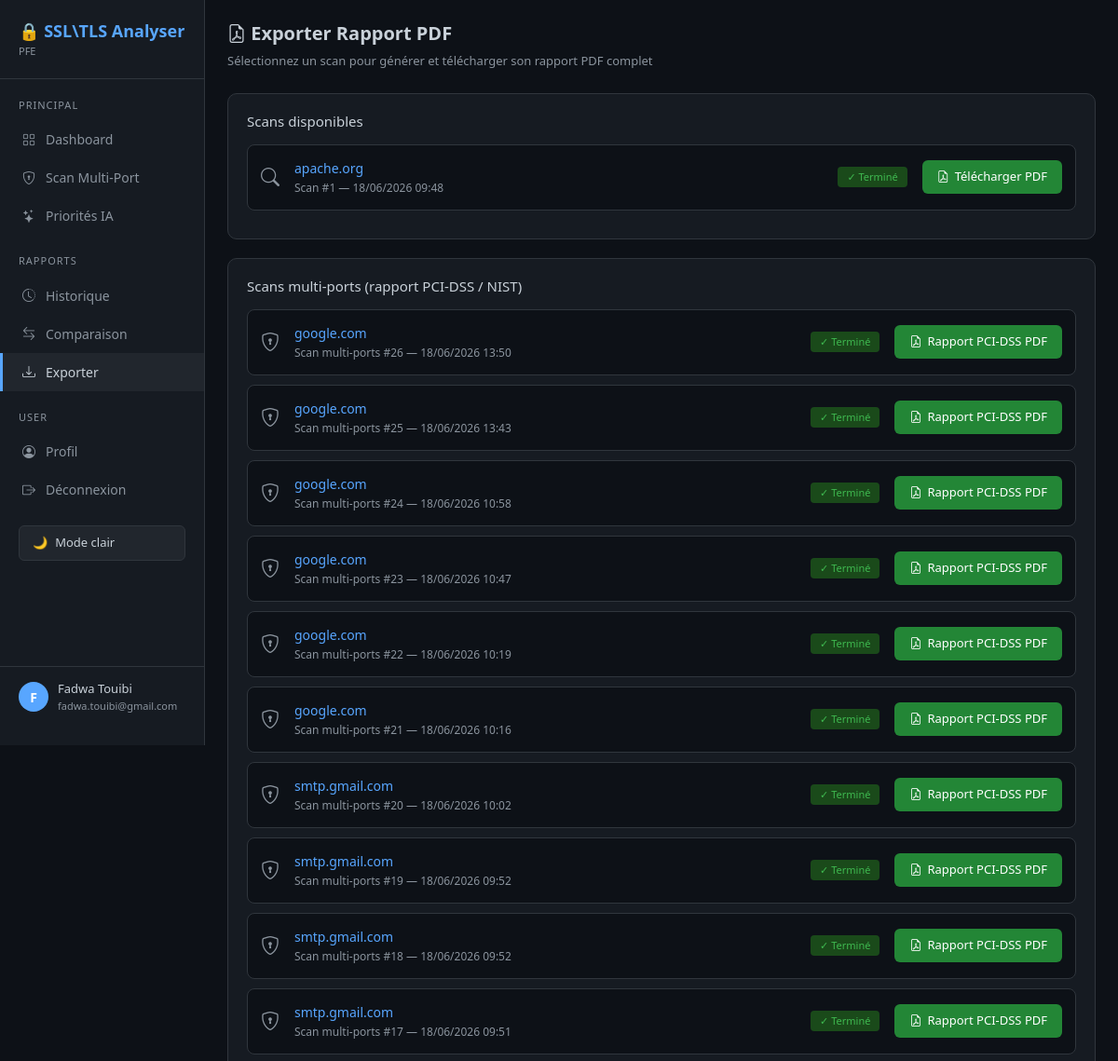
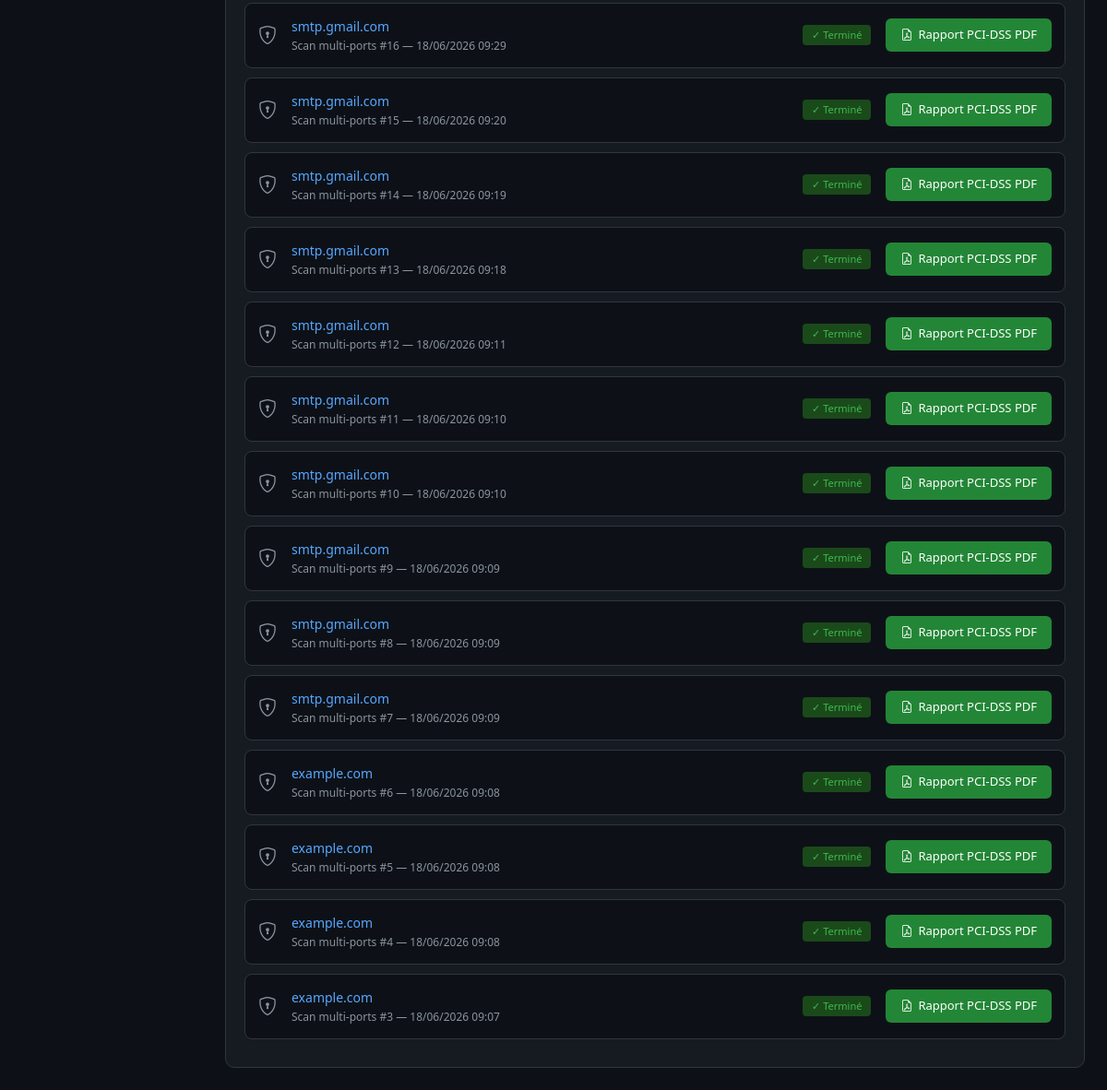
Screenshot of /rapport (signed in) with the database file from the repository (2 pictures, top to bottom).
### models/models.py (models this page shows)
class AnalysteSécurité:
    pass

class Administrateur(AnalysteSécurité, db.Model):
    __tablename__ = 'administrateur'
    id                 = db.Column(db.Integer, primary_key=True)
    nom                = db.Column(db.String(100))
    prenom             = db.Column(db.String(100))
    login              = db.Column(db.String(100), unique=True)
    password           = db.Column(db.String(200))
    email              = db.Column(db.String(100))
    role               = db.Column(db.String(50), nullable=False, default='Analyste de sécurité')
    date_creation      = db.Column(db.DateTime, default=datetime.now)   # ← nouveau
    derniere_connexion = db.Column(db.DateTime, nullable=True)              # ← nouveau
    bloque = db.Column(db.Boolean, default=False)
    nb_tentatives = db.Column(db.Integer, default=0)

class Scan(db.Model):
    __tablename__ = 'scan'
    id                = db.Column(db.Integer, primary_key=True)
    cibleId           = db.Column(db.Integer, db.ForeignKey('cible.id'))
    adminId = db.Column(db.Integer, db.ForeignKey('administrateur.id'))
    administrateur_id = db.Column(db.Integer, db.ForeignKey('administrateur.id'), nullable=True)  # ← nouveau
    dateDebut         = db.Column(db.DateTime, default=datetime.now)
    dateFin           = db.Column(db.DateTime)
    statut            = db.Column(db.String(50))

class ScanMultiPort(db.Model):
    __tablename__ = 'scan_multiport'
    id = db.Column(db.Integer, primary_key=True)
    cible_id = db.Column(db.Integer, db.ForeignKey('cible_multiport.id'), nullable=False)
    statut = db.Column(db.String(50), default='EN_COURS')
    score_risque_global = db.Column(db.Float, nullable=True)
    observation_ia = db.Column(db.Text, nullable=True)
    started_at = db.Column(db.DateTime, default=datetime.utcnow)
    completed_at = db.Column(db.DateTime, nullable=True)

class CibleMultiPort(db.Model):
    __tablename__ = 'cible_multiport'
    id = db.Column(db.Integer, primary_key=True)
    nom = db.Column(db.String(255), nullable=False)
    type_cible = db.Column(db.String(50), default='domaine')
    created_at = db.Column(db.DateTime, default=datetime.utcnow)

### routes/rapport.py (the view)
@rapport_bp.route('/rapport')
def rapport():
    if 'admin_id' not in session:
        return redirect(url_for('auth.login'))
    admin = Administrateur.query.get(session['admin_id'])
    scans_cibles = db.session.query(Scan, Cible).join(
        Cible, Scan.cibleId == Cible.id
    ).filter(Scan.adminId == session['admin_id']).order_by(Scan.dateDebut.desc()).all()
    scans = []
    for scan, cible in scans_cibles:
        scan.cible_url = cible.url
        scan.date      = scan.dateDebut.strftime('%d/%m/%Y %H:%M')
        scans.append(scan)
    from models.models import ScanMultiPort, CibleMultiPort
    scans_mp = []
    for s, c in (db.session.query(ScanMultiPort, CibleMultiPort)
                 .join(CibleMultiPort, ScanMultiPort.cible_id == CibleMultiPort.id)
                 .filter(ScanMultiPort.statut == 'TERMINE')
                 .order_by(ScanMultiPort.started_at.desc()).all()):
        scans_mp.append({'id': s.id, 'cible': c.nom,
                         'date': s.started_at.strftime('%d/%m/%Y %H:%M') if s.started_at else '-'})
    return render_template('rapport.html', scans=scans, scans_mp=scans_mp, admin=admin)

### templates/rapport.html (shortened to what this page needs)
<!DOCTYPE html>
<html lang="fr">
<head>
    <link href="https://cdn.jsdelivr.net/npm/bootstrap@5.3.0/dist/css/bootstrap.min.css" rel="stylesheet">
    <link href="https://cdn.jsdelivr.net/npm/bootstrap-icons@1.10.0/font/bootstrap-icons.css" rel="stylesheet">
</head>
<body>
{% include '_sidebar.html' %}
<div class="main">
    <div class="header">
        <h1><i class="bi bi-file-earmark-pdf"></i> Exporter Rapport PDF</h1>
        <p>Sélectionnez un scan pour générer et télécharger son rapport PDF complet</p>
    </div>
    <div class="section">
        <h2>Scans disponibles</h2>
        {% if scans %}
            {% for scan in scans %}
            <div class="scan-item">
                <i class="bi bi-search" style="color:#8b949e; font-size:20px"></i>
                <div class="scan-info">
                    <div class="scan-cible">{{ scan.cible_url }}</div>
                    <div class="scan-date">Scan #{{ scan.id }} — {{ scan.date }}</div>
                </div>
                <span class="badge-termine">✓ Terminé</span>
                <a href="/rapport/generer/{{ scan.id }}" class="btn-pdf">
                    <i class="bi bi-file-earmark-pdf"></i> Télécharger PDF
                </a>
            </div>
            {% endfor %}
        {% else %}
        <div class="empty-state">
            <i class="bi bi-file-earmark-pdf"></i>
            Aucun scan disponible
        </div>
        {% endif %}
    </div>
    <div class="section" style="margin-top:20px;">
        <h2>Scans multi-ports (rapport PCI-DSS / NIST)</h2>
        {% if scans_mp %}
            {% for s in scans_mp %}
            <div class="scan-item">
                <i class="bi bi-shield-lock" style="color:#8b949e; font-size:20px"></i>
                <div class="scan-info">
                    <div class="scan-cible">{{ s.cible }}</div>
                    <div class="scan-date">Scan multi-ports #{{ s.id }} — {{ s.date }}</div>
                </div>
                <span class="badge-termine">✓ Terminé</span>
                <a href="/rapport/multiport/generer/{{ s.id }}" class="btn-pdf">
                    <i class="bi bi-file-earmark-pdf"></i> Rapport PCI-DSS PDF
                </a>
            </div>
            {% endfor %}
        {% else %}
        <div class="empty-state"><i class="bi bi-shield-lock"></i> Aucun scan multi-ports terminé</div>
        {% endif %}
    </div>
</div>
</body>
</html>

### templates/_sidebar.html (shortened to what this page needs)
{% set _p = request.path %}
<aside id="appSidebar">
    <div class="logo">🔒 SSL\TLS Analyser<span>PFE</span></div>
    <div class="section-title">Principal</div>
    <a href="/dashboard" class="{{ 'active' if _p == '/dashboard' else '' }}"><i class="bi bi-grid"></i> Dashboard</a>
    <a href="/multiport/lancer_scan_multiport" class="{{ 'active' if _p.startswith('/multiport') else '' }}"><i class="bi bi-shield-lock"></i> Scan Multi-Port</a>
    <a href="/priorisation" class="{{ 'active' if _p.startswith('/priorisation') else '' }}"><i class="bi bi-stars"></i> Priorités IA</a>
    <div class="section-title">Rapports</div>
    <a href="/historique" class="{{ 'active' if _p.startswith('/historique') else '' }}"><i class="bi bi-clock-history"></i> Historique</a>
    <a href="/comparison/comparaison_scans" class="{{ 'active' if _p.startswith('/comparison') else '' }}"><i class="bi bi-arrow-left-right"></i> Comparaison</a>
    <a href="/rapport" class="{{ 'active' if _p.startswith('/rapport') else '' }}"><i class="bi bi-download"></i> Exporter</a>
    <div class="section-title">User</div>
    <a href="/profil" class="{{ 'active' if _p.startswith('/profil') else '' }}"><i class="bi bi-person-circle"></i> Profil</a>
    <a href="/logout"><i class="bi bi-box-arrow-right"></i> Déconnexion</a>
    <div class="theme-toggle-wrap">
        <button onclick="toggleTheme()" id="themeBtn">
            <span id="themeIcon">🌙</span>
            <span id="themeText">Mode clair</span>
        </button>
    </div>
    <div class="sidebar-spacer"></div>
    <a href="/profil" class="admin-info">
        <div class="admin-avatar">{{ admin.prenom[0] | upper if admin.prenom else 'A' }}</div>
        <div>
            <div class="admin-name">{{ admin.prenom }} {{ admin.nom }}</div>
            <div class="admin-email">{{ admin.email }}</div>
        </div>
    </a>
</aside>

### templates/rapport.html (style rules this page uses)
* { margin: 0; padding: 0; box-sizing: border-box; }
body { background: #0d1117; color: #c9d1d9; font-family: 'Segoe UI', sans-serif; display: flex; }
.main { margin-left: 220px; flex: 1; padding: 24px; }
.header { margin-bottom: 24px; }
.header h1 { font-size: 20px; color: #c9d1d9; font-weight: 600; }
.header p { color: #8b949e; font-size: 13px; margin-top: 6px; }
.section { background: #161b22; border: 1px solid #30363d; border-radius: 10px; padding: 20px; }
.section h2 { font-size: 15px; margin-bottom: 16px; color: #c9d1d9; }
.scan-item { display: flex; align-items: center; gap: 16px; padding: 14px; background: #0d1117; border: 1px solid #30363d; border-radius: 8px; margin-bottom: 10px; }
.scan-info { flex: 1; }
.scan-cible { color: #58a6ff; font-size: 14px; font-weight: 500; }
.scan-date { color: #8b949e; font-size: 12px; margin-top: 2px; }
.badge-termine { background: #1a4a1a; color: #3fb950; padding: 3px 10px; border-radius: 4px; font-size: 11px; }
.btn-pdf { background: #238636; border: none; color: white; padding: 8px 16px; border-radius: 6px; font-size: 13px; cursor: pointer; text-decoration: none; display: flex; align-items: center; gap: 6px; transition: background 0.2s; }

### templates/_sidebar.html (style rules this page uses)
#appSidebar { width: 220px; min-height: 100vh; background: #161b22; border-right: 1px solid #30363d; padding: 20px 0; position: fixed; top: 0; left: 0; z-index: 100; display: flex; flex-direction: column; font-family: 'Segoe UI', sans-serif; }
#appSidebar .logo { color: #58a6ff; font-size: 18px; font-weight: bold; padding: 0 20px 20px 20px; border-bottom: 1px solid #30363d; }
#appSidebar .logo span { color: #8b949e; font-size: 11px; display: block; font-weight: normal; }
#appSidebar .section-title { color: #8b949e; font-size: 11px; padding: 20px 20px 8px 20px; text-transform: uppercase; letter-spacing: 1px; }
#appSidebar a { display: flex; align-items: center; gap: 10px; padding: 10px 20px; color: #8b949e; text-decoration: none; font-size: 14px; transition: all 0.2s; border-left: 3px solid transparent; }
#appSidebar a:hover, #appSidebar a.active { background: #21262d; color: #c9d1d9; border-left-color: #58a6ff; }
#appSidebar a i { width: 16px; text-align: center; }
#appSidebar .theme-toggle-wrap { padding: 10px 20px; margin-top: 8px; }
#appSidebar #themeBtn { width: 100%; background: #21262d; border: 1px solid #30363d; color: #c9d1d9; padding: 8px 14px; border-radius: 6px; font-size: 13px; cursor: pointer; display: flex; align-items: center; gap: 8px; transition: all 0.2s; }
#appSidebar .sidebar-spacer { flex: 1; }
#appSidebar .admin-info { padding: 14px 20px; border-top: 1px solid #30363d; display: flex; align-items: center; gap: 10px; text-decoration: none; transition: background 0.2s; border-left: 0; }
#appSidebar .admin-avatar { width: 32px; height: 32px; background: #58a6ff; border-radius: 50%; display: flex; align-items: center; justify-content: center; font-weight: bold; font-size: 14px; color: #fff; flex-shrink: 0; text-transform: uppercase; }
#appSidebar .admin-name { font-size: 13px; color: #c9d1d9; }
#appSidebar .admin-email { font-size: 11px; color: #8b949e; }

### rows the page displays
Administrateur: prenom "F", prenom "Fadwa", nom "Touibi", email "fadwa.touibi@gmail.com"
Scan: cible_url "apache.org", id "1", date "18/06/2026 09:48"
ScanMultiPort: cible "google.com", id "26", date "18/06/2026 13:50"
ScanMultiPort: cible "google.com", id "25", date "18/06/2026 13:43"
ScanMultiPort: cible "google.com", id "24", date "18/06/2026 10:58"
ScanMultiPort: cible "google.com", id "23", date "18/06/2026 10:47"
ScanMultiPort: cible "google.com", id "22", date "18/06/2026 10:19"
ScanMultiPort: cible "google.com", id "21", date "18/06/2026 10:16"
ScanMultiPort: cible "smtp.gmail.com", id "20", date "18/06/2026 10:02"
ScanMultiPort: cible "smtp.gmail.com", id "19", date "18/06/2026 09:52"
ScanMultiPort: cible "smtp.gmail.com", id "18", date "18/06/2026 09:52"
ScanMultiPort: cible "smtp.gmail.com", id "17", date "18/06/2026 09:51"
ScanMultiPort: cible "smtp.gmail.com", id "16", date "18/06/2026 09:29"
ScanMultiPort: cible "smtp.gmail.com", id "15", date "18/06/2026 09:20"
ScanMultiPort: cible "smtp.gmail.com", id "14", date "18/06/2026 09:19"
ScanMultiPort: cible "smtp.gmail.com", id "13", date "18/06/2026 09:18"
ScanMultiPort: cible "smtp.gmail.com", id "12", date "18/06/2026 09:11"
ScanMultiPort: cible "smtp.gmail.com", id "11", date "18/06/2026 09:10"
ScanMultiPort: cible "smtp.gmail.com", id "10", date "18/06/2026 09:10"
ScanMultiPort: cible "smtp.gmail.com", id "9", date "18/06/2026 09:09"
ScanMultiPort: cible "smtp.gmail.com", id "8", date "18/06/2026 09:09"
ScanMultiPort: cible "smtp.gmail.com", id "7", date "18/06/2026 09:09"
ScanMultiPort: cible "example.com", id "6", date "18/06/2026 09:08"
ScanMultiPort: cible "example.com", id "5", date "18/06/2026 09:08"
ScanMultiPort: cible "example.com", id "4", date "18/06/2026 09:08"
ScanMultiPort: cible "example.com", id "3", date "18/06/2026 09:07"
